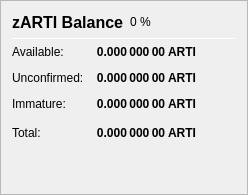
                   <widget class="QFrame" name="frame_ZerocoinBalances">
                    <property name="frameShape">
                     <enum>QFrame::StyledPanel</enum>
                    </property>
                    <property name="frameShadow">
                     <enum>QFrame::Raised</enum>
                    </property>
                    <layout class="QVBoxLayout" name="verticalLayout_7">
                     <item>
                      <layout class="QHBoxLayout" name="horizontalLayout_8" stretch="0,0,0">
                       <item>
                        <widget class="QLabel" name="label_5z_3">
                         <property name="minimumSize">
                          <size>
                           <width>0</width>
                           <height>20</height>
                          </size>
                         </property>
                         <property name="font">
                          <font>
                           <pointsize>12</pointsize>
                           <weight>75</weight>
                           <bold>true</bold>
                          </font>
                         </property>
                         <property name="text">
                          <string>zARTI Balance</string>
                         </property>
                        </widget>
                       </item>
                       <item>
                        <widget class="QLabel" name="labelzARTIPercent">
                         <property name="text">
                          <string notr="true">0 %</string>
                         </property>
                        </widget>
                       </item>
                       <item>
                        <spacer name="horizontalSpacer_11">
                         <property name="orientation">
                          <enum>Qt::Horizontal</enum>
                         </property>
                         <property name="sizeHint" stdset="0">
                          <size>
                           <width>40</width>
                           <height>20</height>
                          </size>
                         </property>
                        </spacer>
                       </item>
                      </layout>
                     </item>
                     <item>
                      <widget class="Line" name="line_ZerocoinBalance">
                       <property name="minimumSize">
                        <size>
                         <width>0</width>
                         <height>1</height>
                        </size>
                       </property>
                       <property name="maximumSize">
                        <size>
                         <width>16777215</width>
                         <height>1</height>
                        </size>
                       </property>
                       <property name="orientation">
                        <enum>Qt::Horizontal</enum>
                       </property>
                      </widget>
                     </item>
                     <item>
                      <layout class="QGridLayout" name="gridLayout_5">
                       <property name="spacing">
                        <number>12</number>
                       </property>
                       <item row="1" column="0">
                        <widget class="QLabel" name="labelzBalanceMatureText">
                         <property name="toolTip">
                          <string>Mature: more than 20 confirmation and more than 1 mint of the same denomination after it was minted.
These zARTI are spendable.</string>
                         </property>
                         <property name="text">
                          <string>Available:</string>
                         </property>
                        </widget>
                       </item>
                       <item row="1" column="1">
                        <widget class="QLabel" name="labelzBalanceMature">
                         <property name="font">
                          <font>
                           <weight>75</weight>
                           <bold>true</bold>
                          </font>
                         </property>
                         <property name="toolTip">
                          <string>Mature: more than 20 confirmation and more than 1 mint of the same denomination after it was minted.
These zARTI are spendable.</string>
                         </property>
                         <property name="text">
                          <string notr="true">0.000 000 00 ARTI</string>
                         </property>
                         <property name="alignment">
                          <set>Qt::AlignRight|Qt::AlignTrailing|Qt::AlignVCenter</set>
                         </property>
                        </widget>
                       </item>
                       <item row="2" column="0">
                        <widget class="QLabel" name="labelzBalanceUnconfirmedText">
                         <property name="toolTip">
                          <string>Unconfirmed: less than 20 confirmations
Immature: confirmed, but less than 1 mint of the same denomination after it was minted</string>
                         </property>
                         <property name="text">
                          <string>Unconfirmed:</string>
                         </property>
                        </widget>
                       </item>
                       <item row="2" column="1">
                        <widget class="QLabel" name="labelzBalanceUnconfirmed">
                         <property name="font">
                          <font>
                           <weight>75</weight>
                           <bold>true</bold>
                          </font>
                         </property>
                         <property name="toolTip">
                          <string>Unconfirmed: less than 20 confirmations
Immature: confirmed, but less than 1 mint of the same denomination after it was minted</string>
                         </property>
                         <property name="text">
                          <string notr="true">0.000 000 00 ARTI</string>
                         </property>
                         <property name="alignment">
                          <set>Qt::AlignRight|Qt::AlignTrailing|Qt::AlignVCenter</set>
                         </property>
                        </widget>
                       </item>
                       <item row="3" column="0">
                        <widget class="QLabel" name="labelzBalanceImmatureText">
                         <property name="toolTip">
                          <string>Unconfirmed: less than 20 confirmations
Immature: confirmed, but less than 1 mint of the same denomination after it was minted</string>
                         </property>
                         <property name="text">
                          <string>Immature:</string>
                         </property>
                        </widget>
                       </item>
                       <item row="3" column="1">
                        <widget class="QLabel" name="labelzBalanceImmature">
                         <property name="font">
                          <font>
                           <weight>75</weight>
                           <bold>true</bold>
                          </font>
                         </property>
                         <property name="toolTip">
                          <string>Unconfirmed: less than 20 confirmations
Immature: confirmed, but less than 1 mint of the same denomination after it was minted</string>
                         </property>
                         <property name="text">
                          <string notr="true">0.000 000 00 ARTI</string>
                         </property>
                         <property name="alignment">
                          <set>Qt::AlignRight|Qt::AlignTrailing|Qt::AlignVCenter</set>
                         </property>
                        </widget>
                       </item>
                       <item row="4" column="0">
                        <widget class="QLabel" name="labelzBalanceText">
                         <property name="toolTip">
                          <string>Your current zARTI balance, unconfirmed and immature zARTI included.</string>
                         </property>
                         <property name="text">
                          <string>Total:</string>
                         </property>
                        </widget>
                       </item>
                       <item row="4" column="1">
                        <widget class="QLabel" name="labelzBalance">
                         <property name="font">
                          <font>
                           <weight>75</weight>
                           <bold>true</bold>
                          </font>
                         </property>
                         <property name="cursor">
                          <cursorShape>IBeamCursor</cursorShape>
                         </property>
                         <property name="toolTip">
                          <string>Your current zARTI balance, unconfirmed and immature zARTI included.</string>
                         </property>
                         <property name="text">
                          <string notr="true">0.000 000 00 ARTI</string>
                         </property>
                         <property name="alignment">
                          <set>Qt::AlignRight|Qt::AlignTrailing|Qt::AlignVCenter</set>
                         </property>
                         <property name="textInteractionFlags">
                          <set>Qt::LinksAccessibleByMouse|Qt::TextSelectableByKeyboard|Qt::TextSelectableByMouse</set>
                         </property>
                        </widget>
                       </item>
                       <item row="4" column="2">
                        <spacer name="horizontalSpacer_4">
                         <property name="orientation">
                          <enum>Qt::Horizontal</enum>
                         </property>
                         <property name="sizeHint" stdset="0">
                          <size>
                           <width>40</width>
                           <height>20</height>
                          </size>
                         </property>
                        </spacer>
                       </item>
                      </layout>
                     </item>
                     <item>
                      <spacer name="verticalSpacer_4">
                       <property name="orientation">
                        <enum>Qt::Vertical</enum>
                       </property>
                       <property name="sizeHint" stdset="0">
                        <size>
                         <width>20</width>
                         <height>40</height>
                        </size>
                       </property>
                      </spacer>
                     </item>
                    </layout>
                   </widget>
